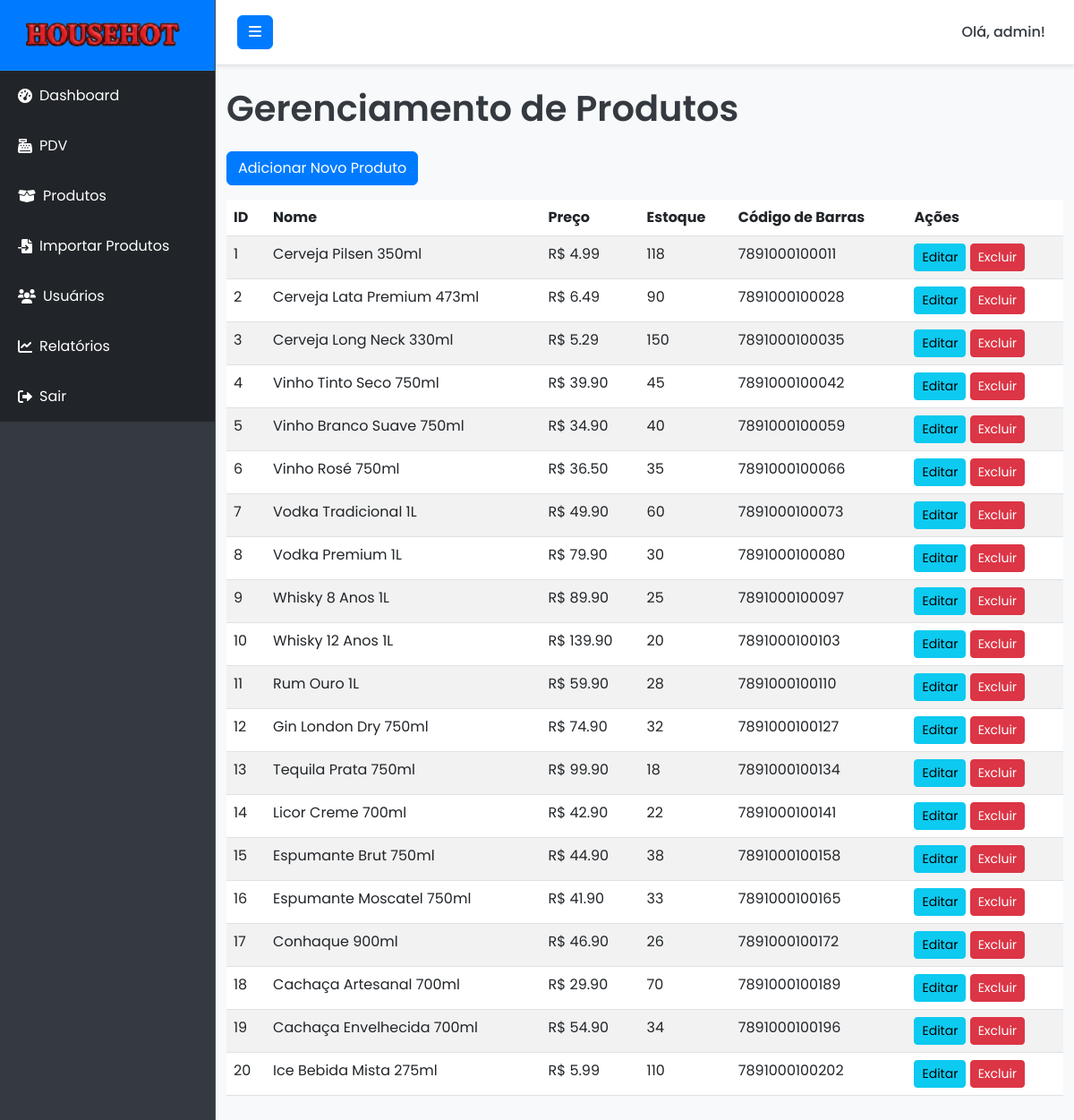
Page /products (signed in) on the earlier database version.
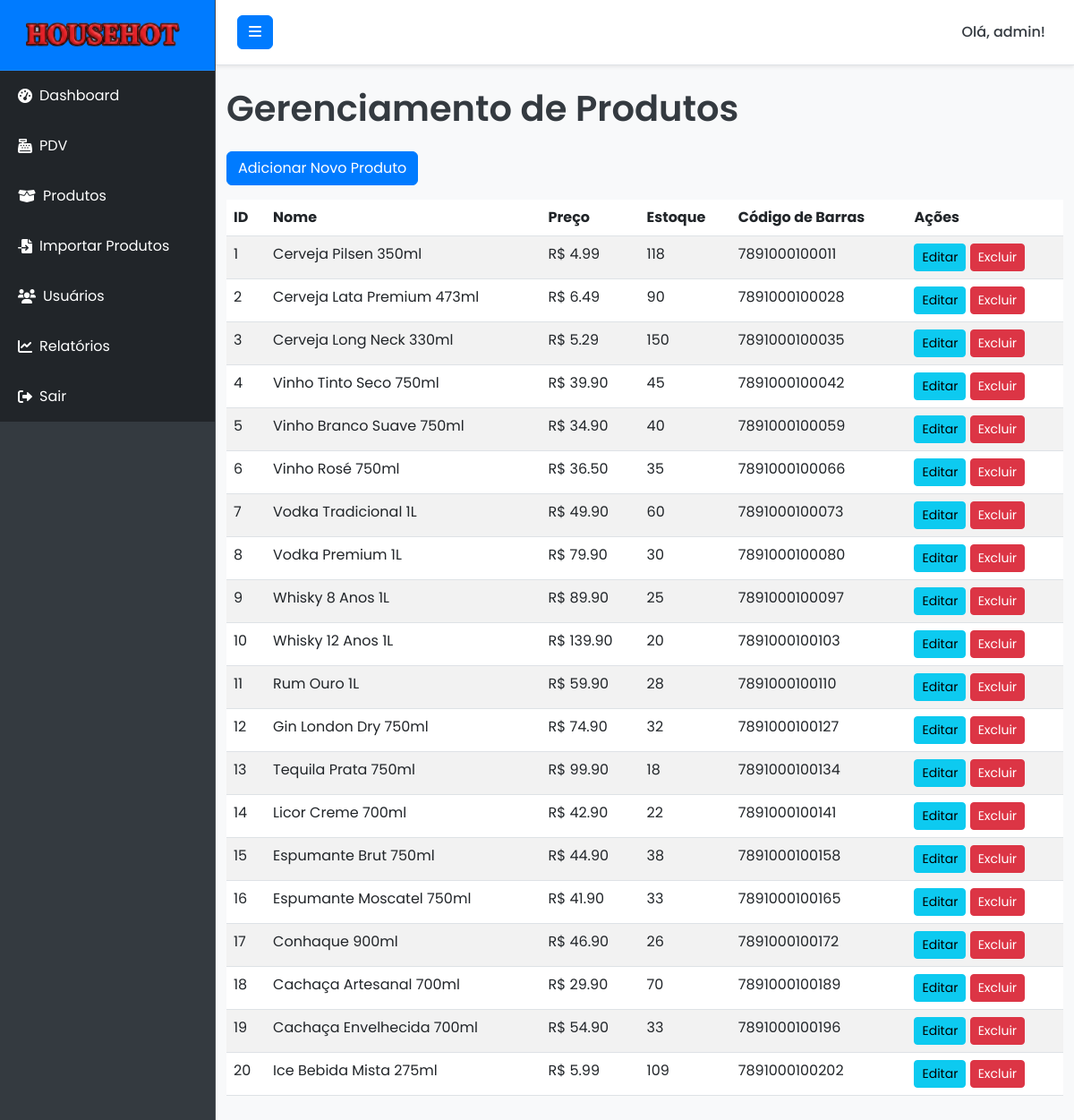
Same page on the later database version.
### models.py (models this page shows, shortened)
class User(db.Model, UserMixin):
    id = db.Column(db.Integer, primary_key=True)
    username = db.Column(db.String(64), unique=True, nullable=False)
    email = db.Column(db.String(120), unique=True, nullable=False)
    password_hash = db.Column(db.String(128))
    role = db.Column(db.String(20), default='user') # 'admin' ou 'user'
    sales = db.relationship('Sale', backref='user', lazy=True) # Relacionamento com vendas
    def is_admin(self):
        return self.role == 'admin'

class Product(db.Model):
    id = db.Column(db.Integer, primary_key=True)
    name = db.Column(db.String(100), nullable=False)
    description = db.Column(db.Text, nullable=True)
    price = db.Column(db.Numeric(10, 2), nullable=False)
    stock = db.Column(db.Integer, default=0)
    barcode = db.Column(db.String(100), unique=True, nullable=True) # Código de barras opcional

### routes.py (the view)
@main_bp.route('/products')
@admin_required
def products():
    from models import Product
    products = Product.query.all()
    return render_template('products.html', products=products)

### app.py (called while the page is built)
def create_app():
    app = Flask(__name__, instance_relative_config=True)
    app.config.from_object('config.Config')
    try:
        app.config.from_pyfile('config.py')
    except FileNotFoundError:
        pass
    db.init_app(app)
    login_manager.init_app(app)
    migrate.init_app(app, db) # Inicializa Flask-Migrate com o app e o db
    login_manager.login_view = 'main.login'
    login_manager.login_message_category = 'info'
    login_manager.login_message = 'Por favor, faça login para acessar esta página.'
    @login_manager.user_loader
    def load_user(user_id):
        return User.query.get(int(user_id))
    app.register_blueprint(main_bp)
    return app

### routes.py (called while the page is built)
def admin_required(f):
    @wraps(f)
    @login_required
    def decorated_function(*args, **kwargs):
        from models import User
        if not current_user.is_admin():
            flash('Você não tem permissão para acessar esta página.', 'danger')
            return redirect(url_for('main.dashboard'))
        return f(*args, **kwargs)
    return decorated_function

### templates/products.html (shortened to what this page needs)
{% extends "base.html" %}
{% block content %}
<h1 class="mb-4">Gerenciamento de Produtos</h1>
<a href="{{ url_for('main.add_product') }}" class="btn btn-primary mb-3">Adicionar Novo Produto</a>
<table class="table table-striped table-hover">
    <thead>
        <tr>
            <th>ID</th>
            <th>Nome</th>
            <th>Preço</th>
            <th>Estoque</th>
            <th>Código de Barras</th>
            <th>Ações</th>
        </tr>
    </thead>
    <tbody>
        {% for product in products %}
        <tr>
            <td>{{ product.id }}</td>
            <td>{{ product.name }}</td>
            <td>R$ {{ "%.2f"|format(product.price) }}</td>
            <td>{{ product.stock }}</td>
            <td>{{ product.barcode if product.barcode else 'N/A' }}</td>
            <td>
                <a href="{{ url_for('main.edit_product', product_id=product.id) }}" class="btn btn-sm btn-info">Editar</a>
                <form action="{{ url_for('main.delete_product', product_id=product.id) }}" method="POST" style="display:inline;">
                    <button type="submit" class="btn btn-sm btn-danger" onclick="return confirm('Tem certeza que deseja excluir este produto?');">Excluir</button>
                </form>
            </td>
        </tr>
        {% else %}
        <tr>
            <td colspan="6" class="text-center">Nenhum produto cadastrado.</td>
        </tr>
        {% endfor %}
    </tbody>
</table>
{% endblock %}

### templates/base.html (shortened to what this page needs)
<!DOCTYPE html>
<html lang="pt-br">
<head>
    <link href="https://cdn.jsdelivr.net/npm/bootstrap@5.3.0/dist/css/bootstrap.min.css" rel="stylesheet">
    <link rel="stylesheet" href="https://cdnjs.cloudflare.com/ajax/libs/font-awesome/6.0.0-beta3/css/all.min.css">
    <link rel="stylesheet" href="{{ url_for('static', filename='css/style.css') }}">
</head>
<body>
    <div class="d-flex" id="wrapper">
        <div class="bg-dark border-right" id="sidebar-wrapper">
            <div class="sidebar-heading text-white text-center py-4 fs-4 fw-bold">
                <img src="{{ url_for('static', filename='img/logo.png') }}" alt="Logo" class="me-2" style="height: 30px;">
            </div>
            <div class="list-group list-group-flush">
                <a href="{{ url_for('main.dashboard') }}" class="list-group-item list-group-item-action bg-dark text-white">
                    <i class="fas fa-tachometer-alt me-2"></i> Dashboard
                </a>
                <a href="{{ url_for('main.pdv') }}" class="list-group-item list-group-item-action bg-dark text-white">
                    <i class="fas fa-cash-register me-2"></i> PDV
                </a>
                {% if current_user.is_authenticated and current_user.is_admin() %}
                <a href="{{ url_for('main.products') }}" class="list-group-item list-group-item-action bg-dark text-white">
                    <i class="fas fa-box-open me-2"></i> Produtos
                </a>
                <a href="{{ url_for('main.import_products') }}" class="list-group-item list-group-item-action bg-dark text-white">
                    <i class="fas fa-file-import me-2"></i> Importar Produtos
                </a>
                <a href="{{ url_for('main.users') }}" class="list-group-item list-group-item-action bg-dark text-white">
                    <i class="fas fa-users me-2"></i> Usuários
                </a>
                <a href="{{ url_for('main.reports') }}" class="list-group-item list-group-item-action bg-dark text-white">
                    <i class="fas fa-chart-line me-2"></i> Relatórios
                </a>
                {% endif %}
                <a href="{{ url_for('main.logout') }}" class="list-group-item list-group-item-action bg-dark text-white">
                    <i class="fas fa-sign-out-alt me-2"></i> Sair
                </a>
            </div>
        </div>
        <div id="page-content-wrapper">
            <nav class="navbar navbar-expand-lg navbar-light bg-light border-bottom">
                <button class="btn btn-primary" id="menu-toggle">
                    <i class="fas fa-bars"></i>
                </button>
                <div class="collapse navbar-collapse" id="navbarSupportedContent">
                    <ul class="navbar-nav ms-auto mt-2 mt-lg-0">
                        <li class="nav-item active">
                            <a class="nav-link" href="#">Olá, {{ current_user.username }}!</a>
                        </li>
                    </ul>
                </div>
            </nav>
            <div class="container-fluid py-4">
                {% block content %}{% endblock %}
            </div>
        </div>
    </div>
</body>
</html>

### static/css/style.css (style rules this page uses)
:root { --primary-color: #007bff; --secondary-color: #28a745; --info-color: #17a2b8; --warning-color: #ffc107; --danger-color: #dc3545; --background-light: #f8f9fa; --text-dark: #343a40; --text-light: #ffffff; --sidebar-bg: #343a40; --sidebar-link-hover: #0056b3; --sidebar-header-bg: var(--primary-color); --navbar-bg: #ffffff; --navbar-border-bottom: #e0e0e0; --card-bg: #ffffff; --card-shadow: 0 0.125rem 0.25rem rgba(0, 0, 0, 0.075); --login-bg-gradient-start: #007bff; --login-bg-gradient-end: #0056b3; --login-card-bg: rgba(255, 255, 255, 0.95); --login-card-shadow: 0 10px 25px rgba(0, 0, 0, 0.2); }
body { font-family: 'Poppins', sans-serif; background-color: var(--background-light); color: var(--text-dark); overflow-x: hidden; margin: 0; }
h1, h2, h3, h4, h5, h6 { color: var(--text-dark); font-weight: 600; }
#wrapper { display: flex; }
#sidebar-wrapper { min-height: 100vh; margin-left: -15rem; transition: margin .25s ease-out; background-color: var(--sidebar-bg) !important; border-right: 1px solid rgba(255, 255, 255, 0.1); }
#sidebar-wrapper .sidebar-heading { padding: 1.5rem 1.25rem; font-size: 1.2rem; color: var(--text-light); background-color: var(--sidebar-header-bg); border-bottom: 1px solid rgba(255, 255, 255, 0.1); display: flex; align-items: center; justify-content: center; }
#sidebar-wrapper .sidebar-heading img { height: 30px; margin-right: 10px; }
#sidebar-wrapper .list-group { width: 15rem; }
#sidebar-wrapper .list-group-item { border: none; padding: 1rem 1.25rem; color: rgba(255, 255, 255, 0.7); background-color: transparent; transition: background-color 0.3s ease, color 0.3s ease; display: flex; align-items: center; }
#sidebar-wrapper .list-group-item i { margin-right: 10px; }
#page-content-wrapper { min-width: 100vw; }
@media (min-width: 768px) { #sidebar-wrapper { margin-left: 0; } }
@media (min-width: 768px) { #page-content-wrapper { min-width: 0; width: 100%; } }
.navbar { padding: 1rem 1.5rem; background-color: var(--navbar-bg) !important; border-bottom: 1px solid var(--navbar-border-bottom); box-shadow: var(--card-shadow); }
.navbar .btn-primary { background-color: var(--primary-color); border-color: var(--primary-color); color: var(--text-light); }
.navbar-nav .nav-link { color: var(--text-dark); font-weight: 500; }
.btn-primary { background-color: var(--primary-color); border-color: var(--primary-color); color: var(--text-light); }
.btn-danger { background-color: var(--danger-color); border-color: var(--danger-color); color: var(--text-light); }

Differences in the rows shown:
changed Product "Cachaça Envelhecida 700ml": stock "34" → "33"
changed Product "Ice Bebida Mista 275ml": stock "110" → "109"
